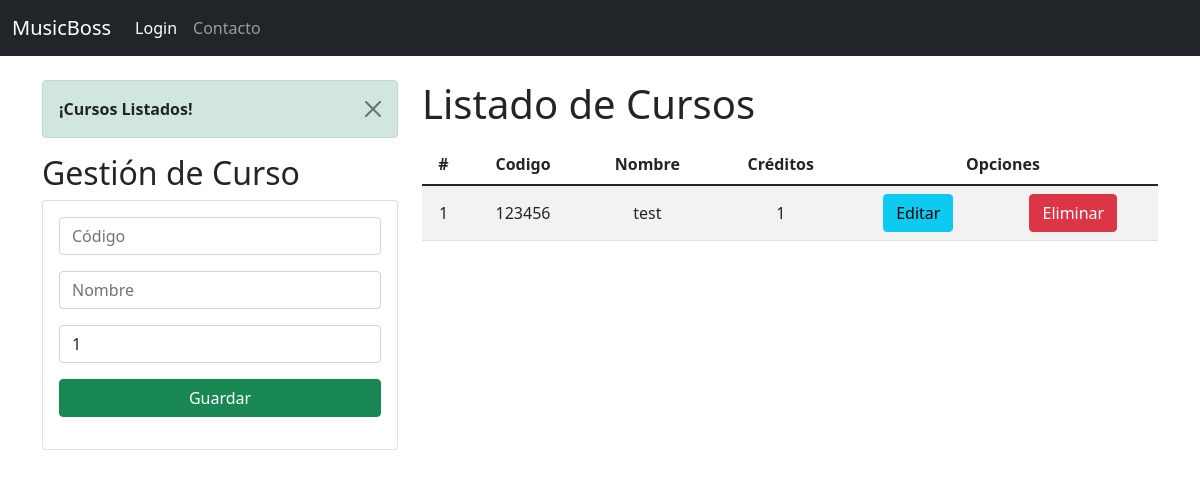
/, run on an earlier commit of the app's database.
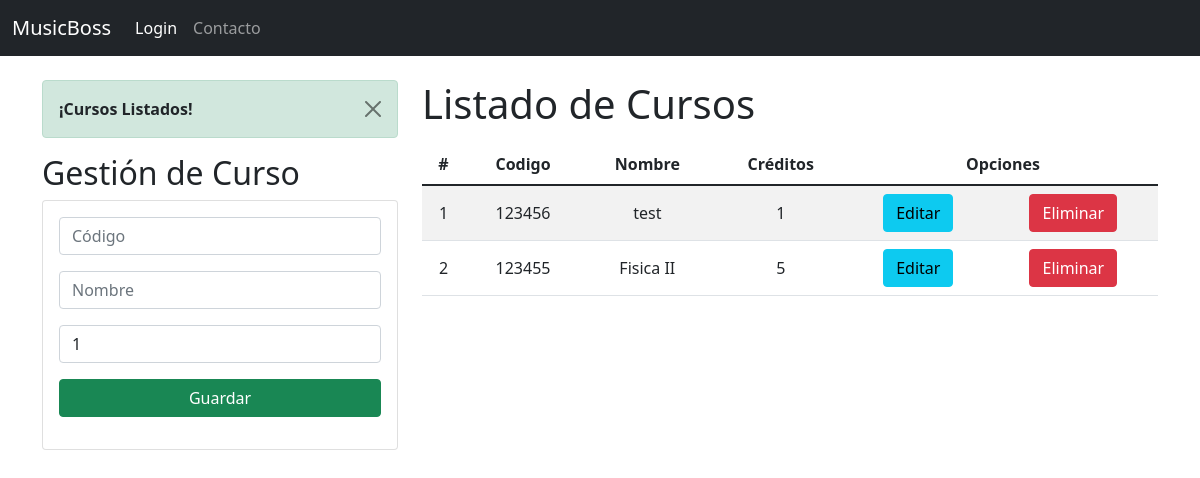
And on a later commit of the database.
### Aplicaciones/Rockola/models.py (models this page shows, shortened)
class Curso(models.Model):
    codigo = models.CharField(primary_key=True,max_length=6)
    nombre = models.CharField(max_length=50)
    creditos = models.PositiveSmallIntegerField()

### Aplicaciones/Rockola/views.py (the view)
# urls.py: path('', views.home),
def home(request):
    cursosList = Curso.objects.all()
    messages.success(request,"¡Cursos Listados!")
    return render(request, "gestionCursos.html", {"cursos": cursosList})

### Aplicaciones/Rockola/templates/gestionCursos.html (shortened to what this page needs)
{% extends "./base.html" %}
{% block body %}
<div class="row">
    <div class="col-sm-12 col-md-6 col-lg-4 col-xl-4">
        {% if messages %}
        {% for message in messages %}
        <div class="alert alert-dismissible alert-success fade show">
            <button type="button" class="btn-close" data-bs-dismiss="alert" aria-label="Close"></button>
            <strong class="text-dark">{{ message }}</strong>
        </div>
        {% endfor %}
        {% endif %}
        <h2>Gestión de Curso</h2>
        <div class="card">
            <div class="card-body">
                <form action="/registrarCurso/" method="POST"> {% csrf_token %}
                    <div class="mb-3">
                        <input type="text" id="txtCodigo" name = "txtCodigo" class="form-control" placeholder="Código" minlength="6" maxlength="6" required>
                    </div>
                    <div class="mb-3">
                        <input type="text" id="txtNombre" name = "txtNombre" class="form-control" placeholder="Nombre" maxlength="50" required>
                    </div>
                    <div class="mb-3">
                        <input type="text" id="numCreditos" name = "numCreditos" class="form-control" min="1" max="9" value = "1" required>
                    </div>
                    <div class="mb-3 d-grid gap-2">
                        <button type="submit" class="btn btn-success" >Guardar</button>
                    </div>
                </form>
            </div>
        </div>
    </div>
    <div class="col-sm-12 col-md-6 col-lg-8 col-xl-8">
        <h1>Listado de Cursos</h1>
        <div class="table-responsive py-2">
            <table class="table table-striped">
                <thead>
                    <tr>
                        <th>#</th>
                        <th>Codigo</th>
                        <th>Nombre</th>
                        <th>Créditos</th>
                        <th colspan="2">Opciones</th>
                    </tr>
                </thead>
                <tbody>
                    {% for c in cursos %}
                        <tr>
                            <td>{{forloop.counter}}</td>
                            <td>{{c.codigo}}</td>
                            <td>{{c.nombre}}</td>
                            <td>{{c.creditos}}</td>
                            <td><a href="edicionCurso/{{c.codigo}}" class="btn btn-info">Editar</a></td>
                            <td><a href="eliminarCurso/{{c.codigo}}" class="btn btn-danger btnEliminacion">Eliminar</a></td>
                        </tr>
                    {% endfor %}
                </tbody>
            </table>
        </div>
    </div>
</div>
{% endblock %}

### Aplicaciones/Rockola/templates/base.html (shortened to what this page needs)
<!DOCTYPE html>
<html lang="en">
<head>
    {% load static %}
    <link href="https://cdn.jsdelivr.net/npm/bootstrap@5.1.1/dist/css/bootstrap.min.css" rel="stylesheet">
    <link rel="stylesheet" href="{% static 'css/gestionCursos.css' %}">
</head>
<body>
    <nav class="navbar navbar-expand-lg navbar-dark bg-dark">
        <div class="container-fluid">
          <a class="navbar-brand" href="#">MusicBoss</a>
          <div class="collapse navbar-collapse" id="navbarNav">
            <ul class="navbar-nav">
              <li class="nav-item">
                <a class="nav-link active" aria-current="page" href="#">Login</a>
              </li>
              <li class="nav-item">
                <a class="nav-link" href="#">Contacto</a>
              </li>
            </ul>
          </div>
        </div>
      </nav>
    <div class="container py-4">
        {% block body %}
        {% endblock %}
    </div>
</body>
</html>

### Aplicaciones/Rockola/static/css/gestionCursos.css (style rules this page uses)
th, td { text-align: center; vertical-align: middle; }

What changed in the data, as far as the page shows it:
added Curso: codigo "123455", nombre "Fisica II", creditos "5"
